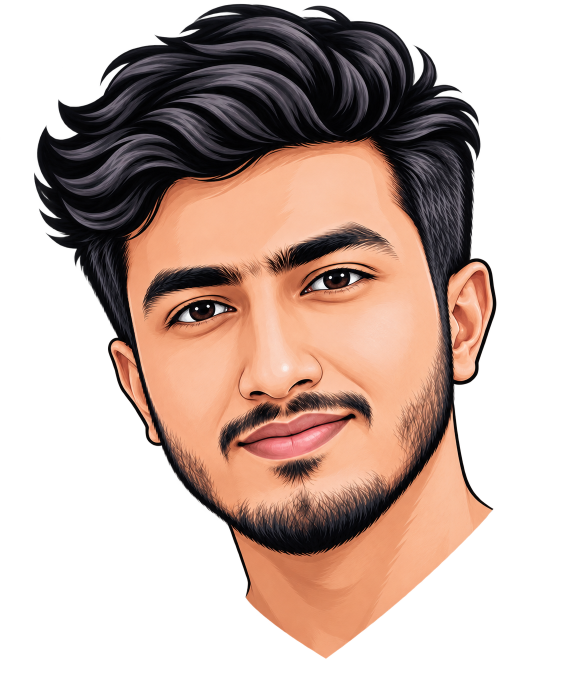
#> input picture src/assets/baten/ChatGPT Image Aug 28, 2026, 11_41_16 PM.png, 1168 x 1346 px, found by its file name (shown at 1/2 size)
$ python process_transparent_logo.py
#> lines starting #> are read from the running program, lines starting #| are printed output that depends on the picture
import os
from PIL import Image

src_path = "/Users/mr_baten/.gemini/antigravity-ide/scratch/baten-creative-portfolio/src/assets/baten/ChatGPT Image Aug 28, 2026, 11_41_16 PM.png"
dst_dir = "/Users/mr_baten/.gemini/antigravity-ide/scratch/baten-creative-portfolio"
assets_dir = os.path.join(dst_dir, "src/assets/baten")

img = Image.open(src_path).convert("RGBA")
#> img is the input picture: PIL image 1168x1346 RGBA; mean R, G, B, A 75.4, 54.4, 45.4, 129.4
w, h = img.size
#> w = 1168; h = 1346
print(f"Original size: {w}x{h}, Mode: {img.mode}")
#| Original size: 1168x1346, Mode: RGBA

# Get alpha bounding box to trim any excess transparent padding if needed
bbox = img.getbbox()
#> bbox = (0, 0, 1120, 1320)
print(f"Bounding box: {bbox}")
#| Bounding box: (0, 0, 1120, 1320)

# Square crop centered on character
min_dim = min(w, h)
#> min_dim = 1168
left = (w - min_dim) // 2
#> left = 0
top = 0
right = left + min_dim
#> right = 1168
bottom = min_dim
#> bottom = 1168

cropped = img.crop((left, top, right, bottom))
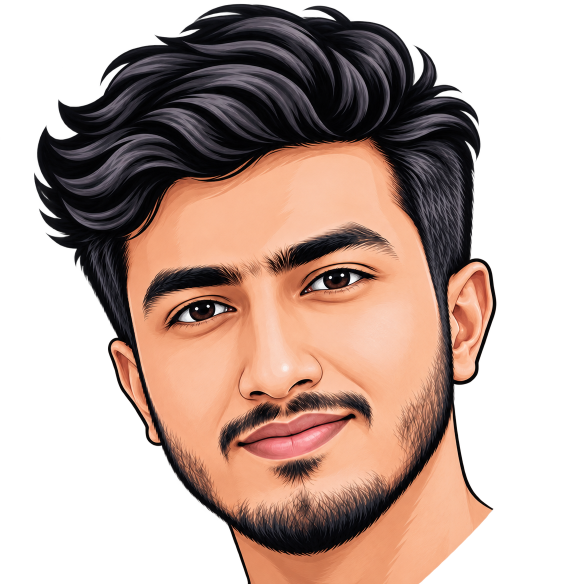
#> cropped: PIL image 1168x1168 RGBA (shown at 1/2 size); mean R, G, B, A 81.6, 59.3, 50, 143.7; transparent parts drawn white

# Save 512x512 with transparent background
avatar_512 = cropped.resize((512, 512), Image.Resampling.LANCZOS)
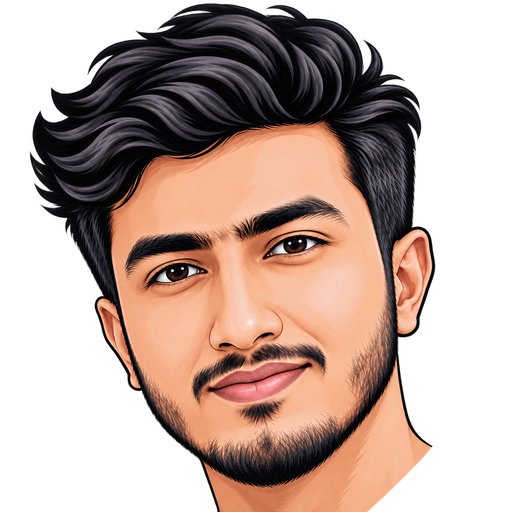
#> avatar_512: PIL image 512x512 RGBA; mean R, G, B, A 81.3, 59.2, 49.9, 143.7; transparent parts drawn white
avatar_512.save(os.path.join(assets_dir, "baten-avatar.png"), format="PNG")
avatar_512.save(os.path.join(dst_dir, "icon-512.png"), format="PNG")

# 192x192
avatar_192 = cropped.resize((192, 192), Image.Resampling.LANCZOS)
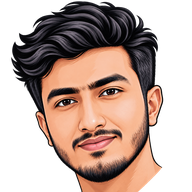
#> avatar_192: PIL image 192x192 RGBA; mean R, G, B, A 81.7, 59.5, 50.2, 143.7; transparent parts drawn white
avatar_192.save(os.path.join(dst_dir, "icon-192.png"), format="PNG")
avatar_192.save(os.path.join(assets_dir, "icon-192.png"), format="PNG")

# 180x180 Apple Touch Icon (Apple touch icons look best with solid warm paper background or transparent)
# Let's create apple touch icon with warm background #fdfdfb or transparent
avatar_180 = cropped.resize((180, 180), Image.Resampling.LANCZOS)
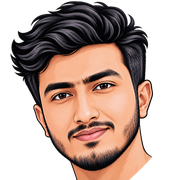
#> avatar_180: PIL image 180x180 RGBA; mean R, G, B, A 81.6, 59.5, 50.1, 143.7; transparent parts drawn white
apple_bg = Image.new("RGBA", (180, 180), (253, 253, 251, 255))
apple_bg.alpha_composite(avatar_180)
apple_bg.convert("RGB").save(os.path.join(dst_dir, "apple-touch-icon.png"), format="PNG")
apple_bg.convert("RGB").save(os.path.join(assets_dir, "apple-touch-icon.png"), format="PNG")

# 32x32 Favicon PNG
avatar_32 = cropped.resize((32, 32), Image.Resampling.LANCZOS)
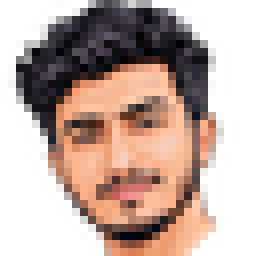
#> avatar_32: PIL image 32x32 RGBA (shown 8 times larger); mean R, G, B, A 90.3, 66.6, 55.8, 143.9; transparent parts drawn white
avatar_32.save(os.path.join(dst_dir, "favicon.png"), format="PNG")
avatar_32.save(os.path.join(dst_dir, "favicon-32x32.png"), format="PNG")
avatar_32.save(os.path.join(assets_dir, "favicon.png"), format="PNG")

# 16x16 Favicon PNG
avatar_16 = cropped.resize((16, 16), Image.Resampling.LANCZOS)
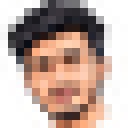
#> avatar_16: PIL image 16x16 RGBA (shown 8 times larger); mean R, G, B, A 103.3, 76.1, 62.8, 144.1; transparent parts drawn white
avatar_16.save(os.path.join(dst_dir, "favicon-16x16.png"), format="PNG")

# Multi-resolution ICO (16, 32, 48, 64) with alpha transparency support
avatar_512.save(
    os.path.join(dst_dir, "favicon.ico"),
    format="ICO",
    sizes=[(16, 16), (32, 32), (48, 48), (64, 64)]
)
avatar_512.save(
    os.path.join(assets_dir, "favicon.ico"),
    format="ICO",
    sizes=[(16, 16), (32, 32), (48, 48), (64, 64)]
)

print("Generated all transparent favicon and logo icons successfully!")
